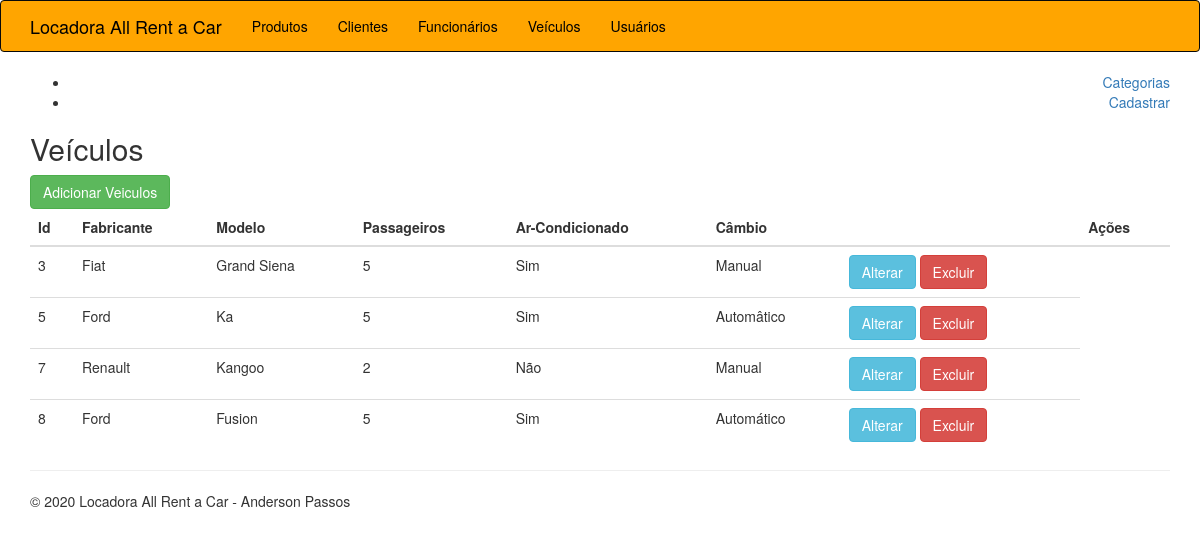
Screenshot of /veiculos.php with the database file from the repository.
### tables this page shows
CREATE TABLE `tb_veiculos` (
  `id` int(11) NOT NULL,
  `placa` varchar(8) NOT NULL,
  `fabricante` varchar(50) NOT NULL,
  `modelo` varchar(15) NOT NULL,
  `categoria` varchar(30) NOT NULL,
  `cor` varchar(15) NOT NULL,
  `passageiros` int(2) NOT NULL,
  `arcondicionado` varchar(3) NOT NULL,
  `cambio` varchar(11) NOT NULL
);

### classes/Veiculo.php (called while the page is built, shortened)
<?php
class Veiculo{
    public function listar(){
        $query = "SELECT id, fabricante, modelo, categoria, passageiros, arcondicionado, cambio FROM tb_veiculos";
        $conexao = new PDO("mysql:host=127.0.0.1;dbname=banco","root","");
        $resultado = $conexao->query($query);
        $lista = $resultado->fetchAll();
        return $lista;
    }
}

### veiculos.php (the view)
<?php
require_once 'classes/Veiculo.php';
$veiculos = new Veiculo();
$lista = $veiculos->listar();
require_once 'cabecalho.php';
?>
<ul align="right">
<div>
    <li><a href="categorias.php">Categorias</a></li>
    <li><a href="categorias-criar.php">Cadastrar</a></li>
</div>
</ul>
<h2>Veículos</h2>
<a href="veiculos-criar.php" class="btn btn-success">Adicionar Veiculos</a>
<br>
<table class="table">
    <thead>
        <th>Id</th>
        <th>Fabricante</th>
        <th>Modelo</th>
        <th>Passageiros</th>
        <th>Ar-Condicionado</th>
        <th>Câmbio<th>
        <th>Ações</th>
    </thead>
    <tbody>
        <?php foreach($lista as $linha){ ?>
            <tr>
                <td><?php echo $linha['id'];?></td>
                <td><?php echo $linha['fabricante'];?></td>
                <td><?php echo $linha['modelo'];?></td>
                <td><?php echo $linha['passageiros'];?></td>
                <td><?php echo $linha['arcondicionado'];?></td>
                <td><?php echo $linha['cambio'];?></td>
                <td>
                    <a href="veiculos-editar.php?CODIGO=<?php echo $linha['id'];?>" class="btn btn-info">  Alterar </a>
                    <a href="veiculos-excluir.php?CODIGO=<?php echo $linha['id'];?>" class ="btn btn-danger"> Excluir </a>
                </td>
            </tr>
    <?php }?>
    </tbody>
    </table>
<?php
require_once 'rodape.php';
?>

### rows the page displays
tb_veiculos: id "3", fabricante "Fiat", modelo "Grand Siena", passageiros "5", arcondicionado "Sim", cambio "Manual"
tb_veiculos: id "5", fabricante "Ford", modelo "Ka", passageiros "5", arcondicionado "Sim", cambio "Automâtico"
tb_veiculos: id "7", fabricante "Renault", modelo "Kangoo", passageiros "2", arcondicionado "Não", cambio "Manual"
tb_veiculos: id "8", fabricante "Ford", modelo "Fusion", passageiros "5", arcondicionado "Sim", cambio "Automático"
